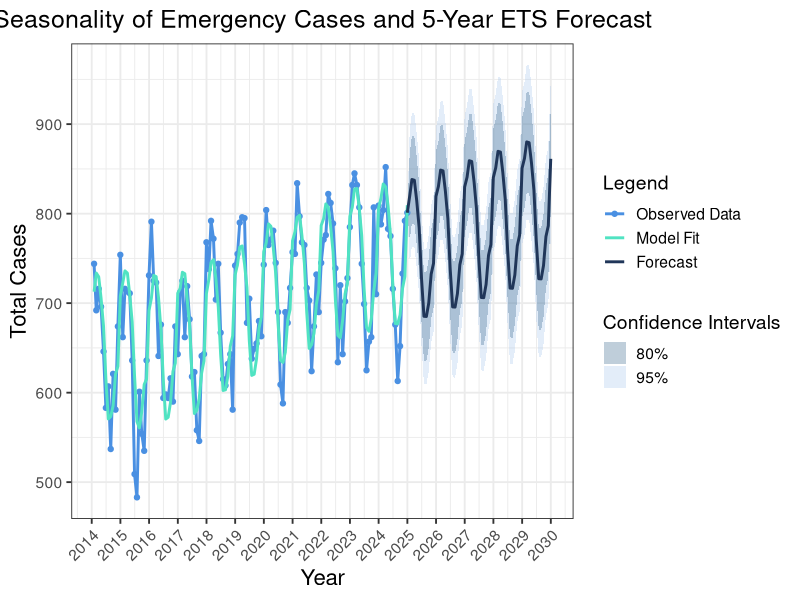
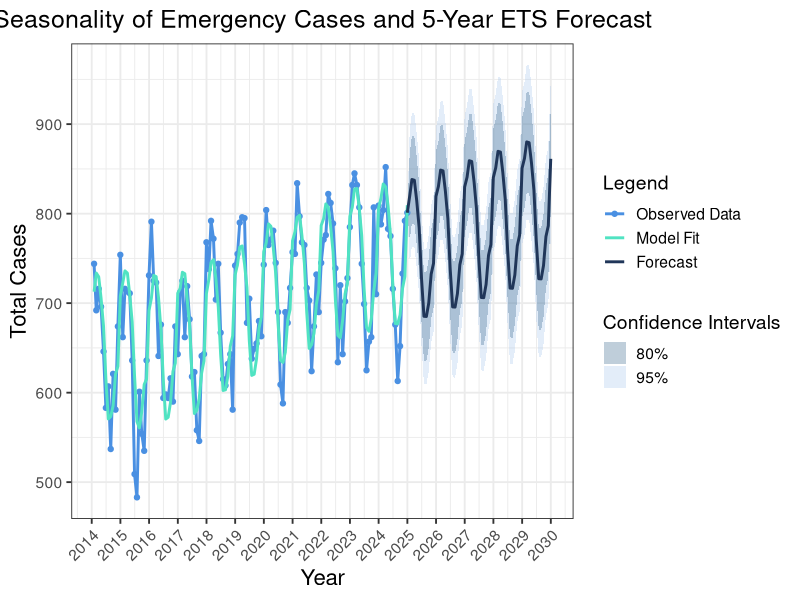

Source code (R) for these figures, in order:
# Install packages if you haven't already:
# if (!require("forecast")) install.packages("forecast")
# if (!require("lubridate")) install.packages("lubridate")
# if (!require("dplyr")) install.packages("dplyr")
# if (!require("ggplot2")) install.packages("ggplot2")

library(forecast)   # Time series modelling and forecasting
library(lubridate)  # Date sequences and time handling
library(dplyr)      # Data wrangling
library(ggplot2)    # Publication-ready graphics

# --- Generate Synthetic Dataset (2014–2024) ---
set.seed(42)
dates_seq <- seq(as.Date("2014-01-01"), as.Date("2024-12-01"), by = "month")
t <- 1:length(dates_seq)

# Simulate underlying trend, monthly seasonality, and noise
seasonal_effect <- 80 * sin(2 * pi * t / 12) + 40 * cos(2 * pi * t / 12)
trend_effect <- 1.2 * t
noise <- rnorm(length(dates_seq), mean = 0, sd = 35)

cases_simulated <- round(620 + trend_effect + seasonal_effect + noise)

m_dat <- data.frame(
  Year = as.integer(format(dates_seq, "%Y")),
  Month = factor(format(dates_seq, "%b"), levels = month.abb),
  Cases = as.integer(cases_simulated)
)

# Inspect dataset structure
str(m_dat)

# --- Convert to Time Series Object ---
ts_data <- ts(m_dat$Cases, start = c(2014, 1), frequency = 12)

# --- Fit ETS Model ---
ets_model <- ets(ts_data, model = "AAA")

# --- Generate 5-Year Forecast (60 months) ---
forecasted <- forecast(ets_model, h = 60)

# Extract numerical vectors for observed, fitted, and forecasted values
historical_data <- as.numeric(ts_data)
fitted_data <- as.numeric(fitted(ets_model))

forecast_values <- as.numeric(forecasted$mean)
lower_80 <- as.numeric(forecasted$lower[, 1])
upper_80 <- as.numeric(forecasted$upper[, 1]) 
lower_95 <- as.numeric(forecasted$lower[, 2])
upper_95 <- as.numeric(forecasted$upper[, 2])

# --- Historical Date Sequence ---
start_date <- as.Date("2014-01-01")
historical_dates <- seq(start_date, by = "month", length.out = length(historical_data))
historical_dates <- ceiling_date(historical_dates, "month") - days(1) # End of month

# --- Forecast Date Sequence ---
last_date <- historical_dates[length(historical_dates)]
last_year <- year(last_date)
last_month <- month(last_date)

forecast_dates <- c()
for (i in 1:length(forecast_values)) {
  new_month <- last_month + i
  new_year  <- last_year
  
  # Handle year rollover
  while (new_month > 12) {
    new_month <- new_month - 12
    new_year  <- new_year + 1
  }
  
  temp_date  <- as.Date(paste(new_year, new_month, "01", sep = "-"))
  month_end  <- ceiling_date(temp_date, "month") - days(1)
  forecast_dates <- c(forecast_dates, month_end)
}

forecast_dates <- as.Date(forecast_dates, origin = "1970-01-01")
all_dates <- c(historical_dates, forecast_dates)

# --- Combine into Unified Data Frame ---
df1 <- data.frame(
  Date     = all_dates,
  Data     = c(historical_data, rep(NA, length(forecast_values))),
  Fitted   = c(fitted_data, rep(NA, length(forecast_values))),
  Forecast = c(rep(NA, length(historical_data)), forecast_values),
  Low80    = c(rep(NA, length(historical_data)), lower_80),
  High80   = c(rep(NA, length(historical_data)), upper_80),
  Low95    = c(rep(NA, length(historical_data)), lower_95),
  High95   = c(rep(NA, length(historical_data)), upper_95)
)

# Connect the gap between historical observed data and the forecast origin
lastNonNAinData <- max(which(complete.cases(df1$Data)))
df1[lastNonNAinData, !(colnames(df1) %in% c("Data", "Fitted", "Date"))] <- df1$Data[lastNonNAinData]

# --- Build Plot ---
plt1 <- ggplot(df1, aes(x = Date)) +   
  ggtitle("Seasonality of Emergency Cases and 5-Year ETS Forecast") +
  xlab("Year") + 
  ylab("Total Cases") +
  
  # Shaded Confidence Intervals
  geom_ribbon(aes(ymin = Low95, ymax = High95, fill = "95%"), alpha = 0.3) +
  geom_ribbon(aes(ymin = Low80, ymax = High80, fill = "80%"), alpha = 0.3) +
  scale_fill_manual(
    name   = "Confidence Intervals", 
    values = c("95%" = "#A2C4EC", "80%" = "#2B5B84")
  ) +
  
  # Lines and Points
  geom_point(aes(y = Data, colour = "Data"), size = 1.5) +
  geom_line(aes(y = Data, group = 1, colour = "Data"), linetype = "solid", linewidth = 1) +
  geom_line(aes(y = Fitted, group = 2, colour = "Fitted"), linewidth = 1) +
  geom_line(aes(y = Forecast, group = 3, colour = "Forecast"), linewidth = 1, linetype = "solid") +
  
  # Colour Schemes
  scale_colour_manual(
    name   = "Legend", 
    labels = c("Observed Data", "Model Fit", "Forecast"), 
    values = c(Data = "#4A90E2", Fitted = "#50E3C2", Forecast = "#203659")
  ) +
  
  # Axis Formatting
  scale_x_date(date_breaks = "1 year", date_labels = "%Y") +
  scale_y_continuous(breaks = seq(from = 0, to = 1500, by = 100)) +
  
  # Legend Ordering & Theme
  guides(colour = guide_legend(order = 1), fill = guide_legend(order = 2)) +
  theme_bw(base_size = 14) +
  theme(
    axis.text.x = element_text(angle = 45, hjust = 1),
    axis.title  = element_text(size = 16),
    plot.title  = element_text(size = 18, hjust = 0.5)
  )

print(plt1)

# --- Export High-Resolution Plot ---
ggsave("ETS_forecast_emergency_cases.png", plt1, width = 13, height = 6, dpi = 300)

# --- Export Forecast Table ---
write.csv(df1, "ets_forecasted_table.csv", row.names = FALSE)
